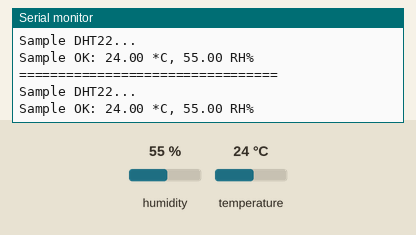
This sketch was run on a simulated Arduino Uno, built with avr-gcc and run on an emulated ATmega328P. Parts: the last lines printed to the serial monitor. The inputs (shaded band) are chosen by the test bench; at power-on: humidity 55 %, temperature 24 °C.

Above: at 3.3 s.
3.4 s: humidity set to 22 %
At 5.7 s:
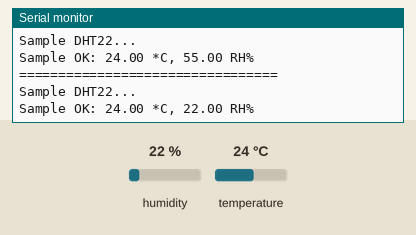
6.7 s: temperature set to 12 °C
At 8.5 s:
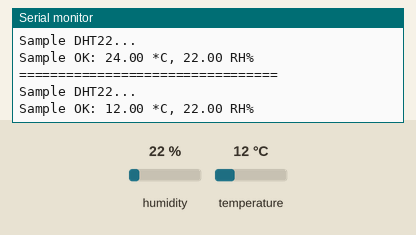
10.0 s: humidity set to 40 %
At 11.4 s:
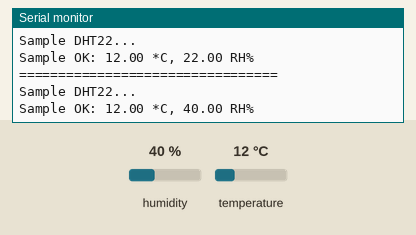
Timing chart, 0 to 13.0 s (numbered marks = the images above; inputs shaded):
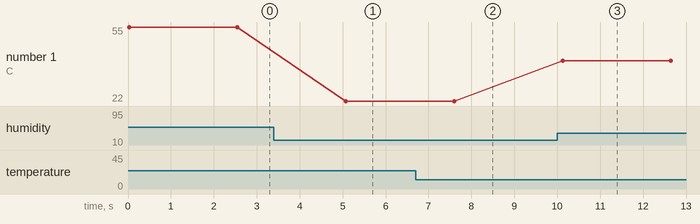

Measured:
- after the input at 3.4 s, the serial monitor: prints a new line after 1.7 s (image 1)
- after the input at 6.7 s, the serial monitor: prints a new line after 0.90 s (image 2)
- after the input at 10.0 s, the serial monitor: prints a new line after 0.12 s (image 3)
- plotted number 1: 22 → 40 after the input at 10.0 s

The sketch:

DHT22.ino
```cpp
#include <SimpleDHT.h>

// for DHT22,
//      VCC: 5V or 3V
//      GND: GND
//      DATA: 2
int pinDHT22 = 2;
SimpleDHT22 dht22(pinDHT22);

void setup() {
  Serial.begin(115200);
}

void loop() {
  // start working...
  Serial.println("=================================");
  Serial.println("Sample DHT22...");

  // read without samples.
  // @remark We use read2 to get a float data, such as 10.1*C
  //    if user doesn't care about the accurate data, use read to get a byte data, such as 10*C.
  float temperature = 0;
  float humidity = 0;
  int err = SimpleDHTErrSuccess;
  if ((err = dht22.read2(&temperature, &humidity, NULL)) != SimpleDHTErrSuccess) {
    Serial.print("Read DHT22 failed, err="); Serial.println(err);delay(2000);
    return;
  }

  Serial.print("Sample OK: ");
  Serial.print((float)temperature); Serial.print(" *C, ");
  Serial.print((float)humidity); Serial.println(" RH%");

  // DHT22 sampling rate is 0.5HZ.
  delay(2500);
}
```
